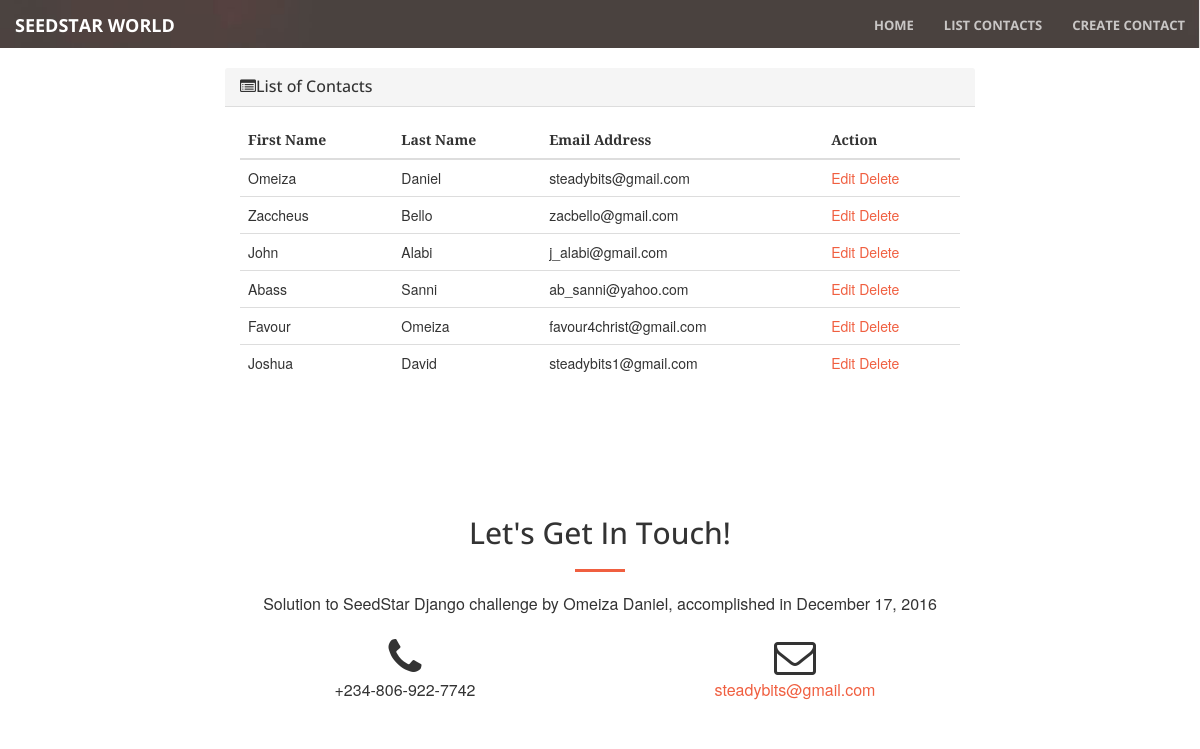
/list, run on an earlier commit of the app's database.
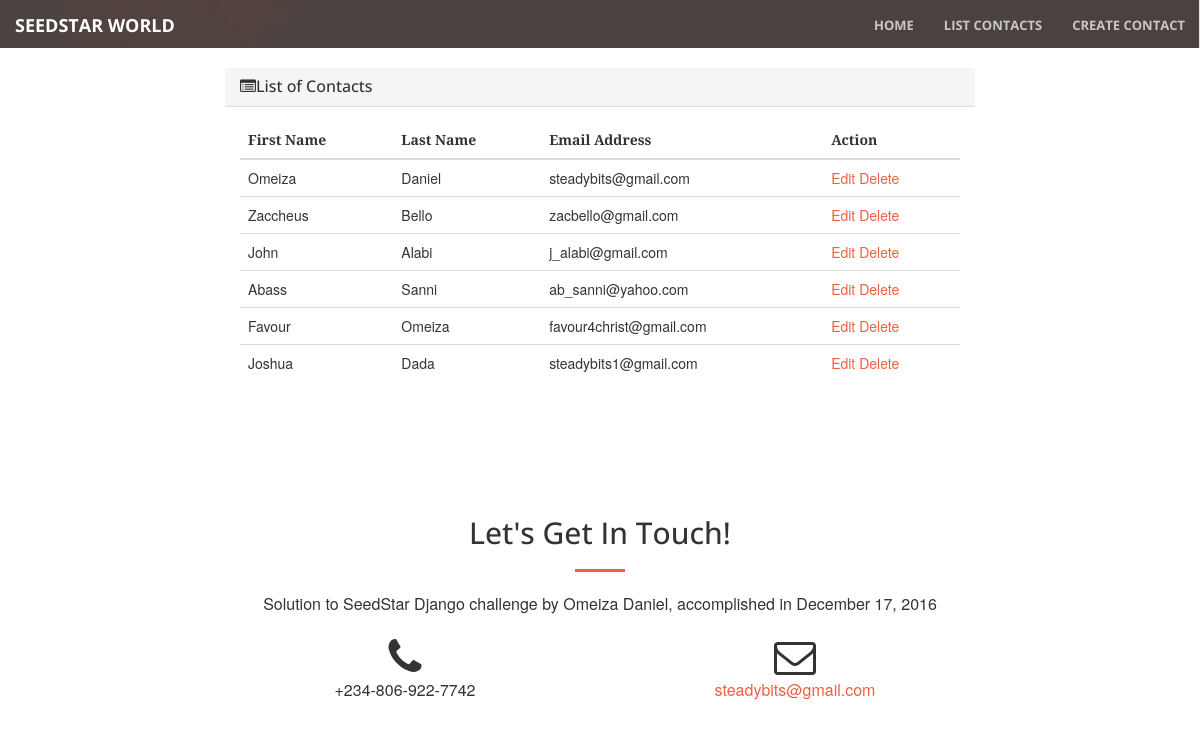
And on a later commit of the database.
### seedstar/models.py (models this page shows)
class Contact(models.Model):
    fname = models.CharField(max_length = 30, blank=False)
    lname = models.CharField(max_length = 30, blank=False)
    email_address = models.EmailField(max_length=50, blank=False, unique=True)

### seedstar/views.py (the view)
# urls.py: url(r'^list', views.list),
def list(request, template_name='list.html'):
    contact = Contact.objects.all()
    data = {}
    data['contacts'] = contact
    return render(request, template_name, data)

### templates/list.html
{% extends 'base.html' %}
{% load staticfiles %}
{% block content %}
{% include 'nav_image.html' %}
<br/><br/>
<div class="container">
    <div class="row">
        <div class="col-lg-8 col-lg-offset-2 -align-center">
            <div class="panel-default" >
                <div class="panel-heading">
                    <h3 class="panel-title"><i class="fa fa-list-alt"></i>List of Contacts</h3>
                </div>
                <div class="panel-body">
                    <table class="table table-hover" >
                        <thead>
                            <tr>
                                <th>First Name</th>
                                <th>Last Name</th>
                                <th>Email Address</th>
                                <th>Action</th>
                            </tr>
                        </thead>
                        <tbody>
                            {% for contact in contacts %}
                                <tr>
                                    <td>{{ contact.fname }}</td>
                                    <td>{{ contact.lname }}</td>
                                    <td>{{ contact.email_address }}</td>
                                    <td><a href="/edit/{{ contact.id }}" >Edit</a> <a href="/delete/{{ contact.id }}">Delete</a></td>
                                </tr>
                            {% endfor %}
                        </tbody>
                    </table>
                </div>
            </div>
        </div>
    </div>
</div>
{% endblock %}

What changed in the data, as far as the page shows it:
changed Contact "Joshua": lname "David" → "Dada"
